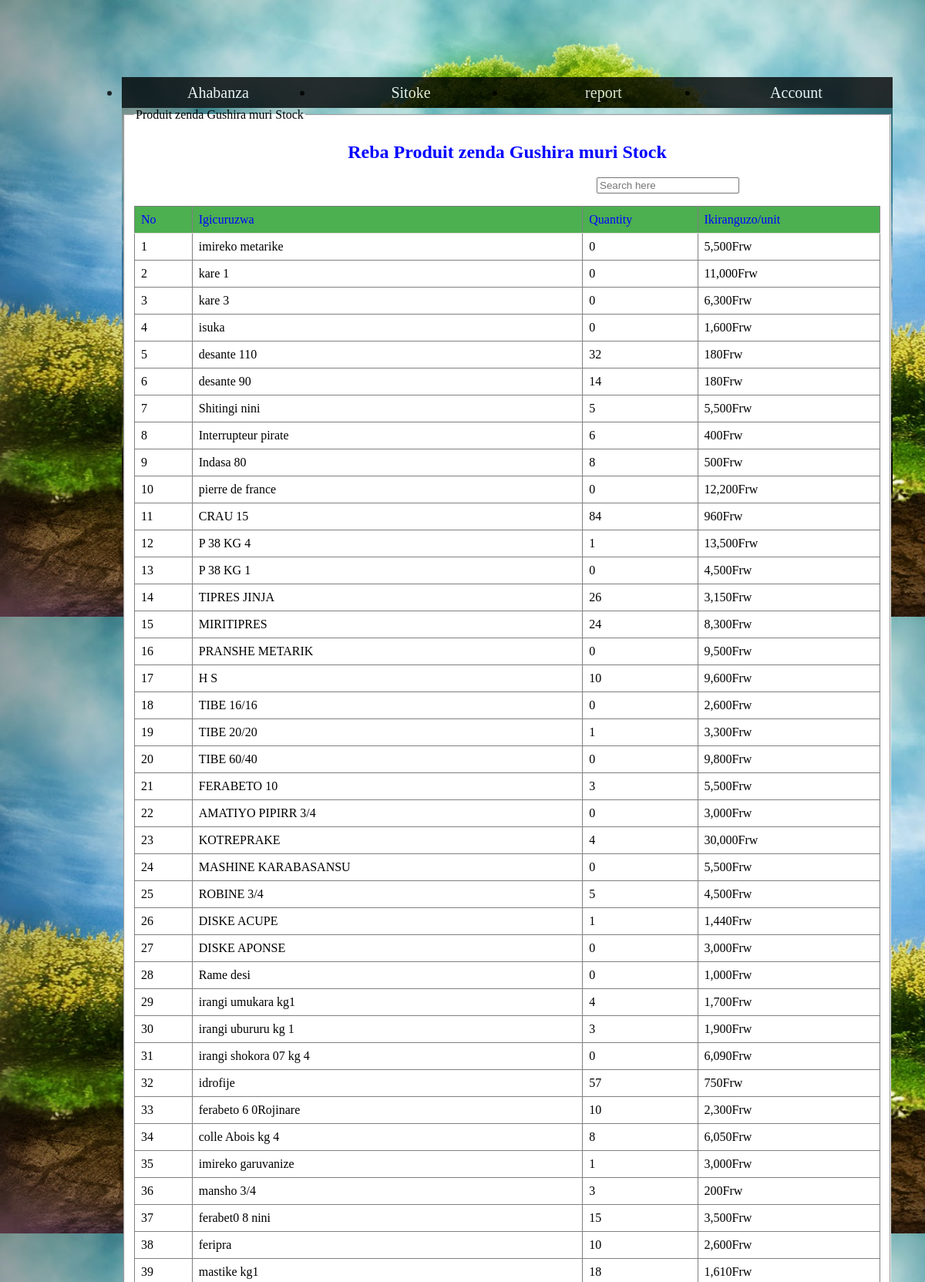
Page /admin/index.php?autocomande (signed in, upper part) on the committed database.
### tables this page shows
CREATE TABLE IF NOT EXISTS `new_stock` (
  `id` int(10) NOT NULL AUTO_INCREMENT,
  `prod_name` varchar(255) NOT NULL,
  `selling_price` double NOT NULL,
  `original_price` double NOT NULL,
  `quantiy` double NOT NULL,
  `min_qty` int(10) NOT NULL,
  PRIMARY KEY (`id`)
);

### admin/autocommande.php (the view, shortened to what this page needs)
<html>
<head>
</head>
<body>
<fieldset style="background-color:white;">
<legend>Produit zenda Gushira muri Stock </legend>
<h2 style="text-align:center;font-family:COMIC SANS MS;color:blue;">Reba Produit zenda Gushira muri Stock</h2>
<p style="margin-left:600px;">
<input type="text" Placeholder="Search here"onkeyup="autoFetchStock(this.value)"/> &nbsp &nbsp
</p>
<div id="result">
<table border="1">
<tr style="font-family:COMIC SANS MS;color:blue; background-color:#4CAF50; ">
<td>No</td>
<td>Igicuruzwa</td>
<td>Quantity</td>
<td>Ikiranguzo/unit</td>
<?php
include"include/connnect.php";
$sel="select * from new_stock  where quantiy < min_qty";
$run_sel=mysqli_query($con,$sel);
	$count=1;
 while($row_prod=mysqli_fetch_array($run_sel))
 {
	?>
	<tr id="data">
		<td><?php echo $count; $count++;  ?></td>
		<td><?php echo $row_prod['prod_name'];  ?></td>
		<td><?php echo number_format($row_prod['quantiy']);  ?></td>
		<td><?php echo number_format($row_prod['original_price']).'Frw'; ?></td>
    <tr>
<?php
 }
?>
</table>
</div>
</fieldset>
</body>
</html>

### admin/style.css (style rules this page uses)
body { background-image:url(images/green.jpg); background-size:cover; }

### admin/autocommande.php (style rules this page uses)
table { border-collapse: collapse; width: 100%; }
th, td { padding: 8px; text-align: left; border-bottom: 1px solid #ddd; }

### rows in the picture
new_stock: prod_name "imireko metarike", quantiy "0", original_price "5,500"
new_stock: prod_name "kare 1", quantiy "0", original_price "11,000"
new_stock: prod_name "kare 3", quantiy "0", original_price "6,300"
new_stock: prod_name "isuka", quantiy "0", original_price "1,600"
new_stock: prod_name "desante 110", quantiy "32", original_price "180"
new_stock: prod_name "desante 90", quantiy "14", original_price "180"
new_stock: prod_name "Shitingi nini", quantiy "5", original_price "5,500"
new_stock: prod_name "Interrupteur pirate", quantiy "6", original_price "400"
new_stock: prod_name "Indasa 80", quantiy "8", original_price "500"
new_stock: prod_name "pierre de france", quantiy "0", original_price "12,200"
new_stock: prod_name "CRAU 15", quantiy "84", original_price "960"
new_stock: prod_name "P 38 KG 4", quantiy "1", original_price "13,500"
new_stock: prod_name "P 38 KG 1", quantiy "0", original_price "4,500"
new_stock: prod_name "TIPRES JINJA", quantiy "26", original_price "3,150"
new_stock: prod_name "MIRITIPRES", quantiy "24", original_price "8,300"
new_stock: prod_name "PRANSHE METARIK", quantiy "0", original_price "9,500"
new_stock: prod_name "H S", quantiy "10", original_price "9,600"
new_stock: prod_name "TIBE 16/16", quantiy "0", original_price "2,600"
new_stock: prod_name "TIBE 20/20", quantiy "1", original_price "3,300"
new_stock: prod_name "TIBE 60/40", quantiy "0", original_price "9,800"
new_stock: prod_name "FERABETO 10", quantiy "3", original_price "5,500"
new_stock: prod_name "AMATIYO PIPIRR 3/4", quantiy "0", original_price "3,000"
new_stock: prod_name "KOTREPRAKE", quantiy "4", original_price "30,000"
new_stock: prod_name "MASHINE KARABASANSU", quantiy "0", original_price "5,500"
new_stock: prod_name "ROBINE 3/4", quantiy "5", original_price "4,500"
new_stock: prod_name "DISKE ACUPE", quantiy "1", original_price "1,440"
new_stock: prod_name "DISKE APONSE", quantiy "0", original_price "3,000"
new_stock: prod_name "Rame desi", quantiy "0", original_price "1,000"
new_stock: prod_name "irangi umukara kg1", quantiy "4", original_price "1,700"
new_stock: prod_name "irangi ubururu kg 1", quantiy "3", original_price "1,900"
new_stock: prod_name "irangi shokora 07 kg 4", quantiy "0", original_price "6,090"
new_stock: prod_name "idrofije", quantiy "57", original_price "750"
new_stock: prod_name "ferabeto 6 0Rojinare", quantiy "10", original_price "2,300"
new_stock: prod_name "colle Abois kg 4", quantiy "8", original_price "6,050"
new_stock: prod_name "imireko garuvanize", quantiy "1", original_price "3,000"
new_stock: prod_name "mansho 3/4", quantiy "3", original_price "200"
new_stock: prod_name "ferabet0 8 nini", quantiy "15", original_price "3,500"
new_stock: prod_name "feripra", quantiy "10", original_price "2,600"
new_stock: prod_name "mastike kg1", quantiy "18", original_price "1,610"
